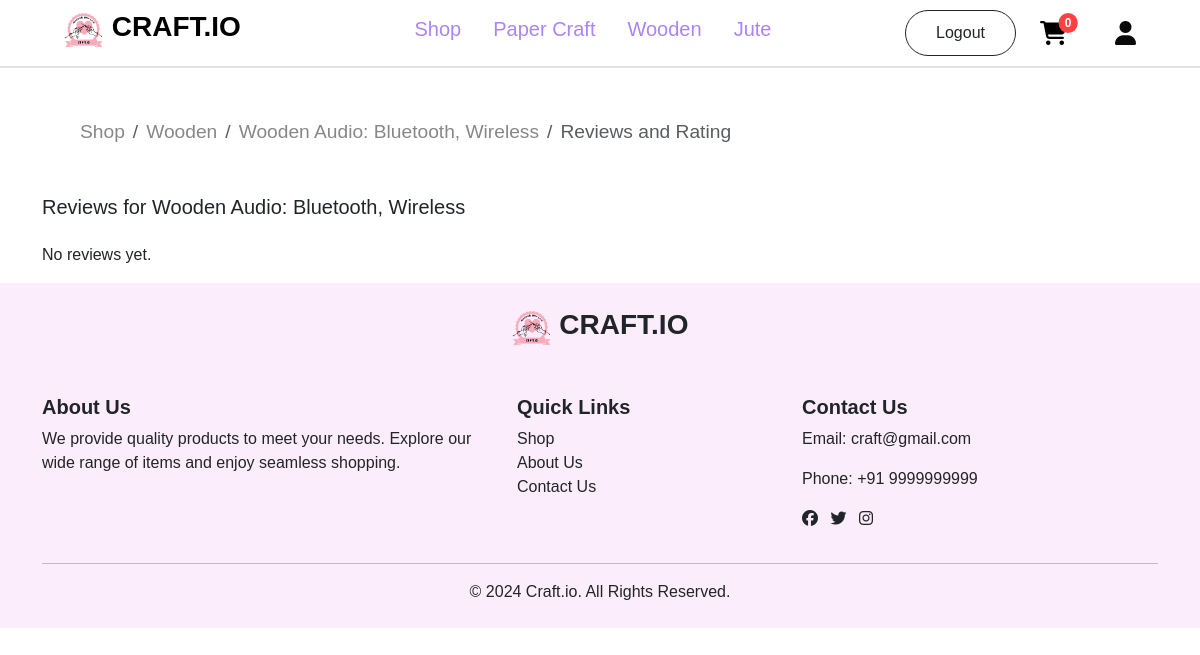
The app's page /customer/reviews/36/ (signed in), older data.
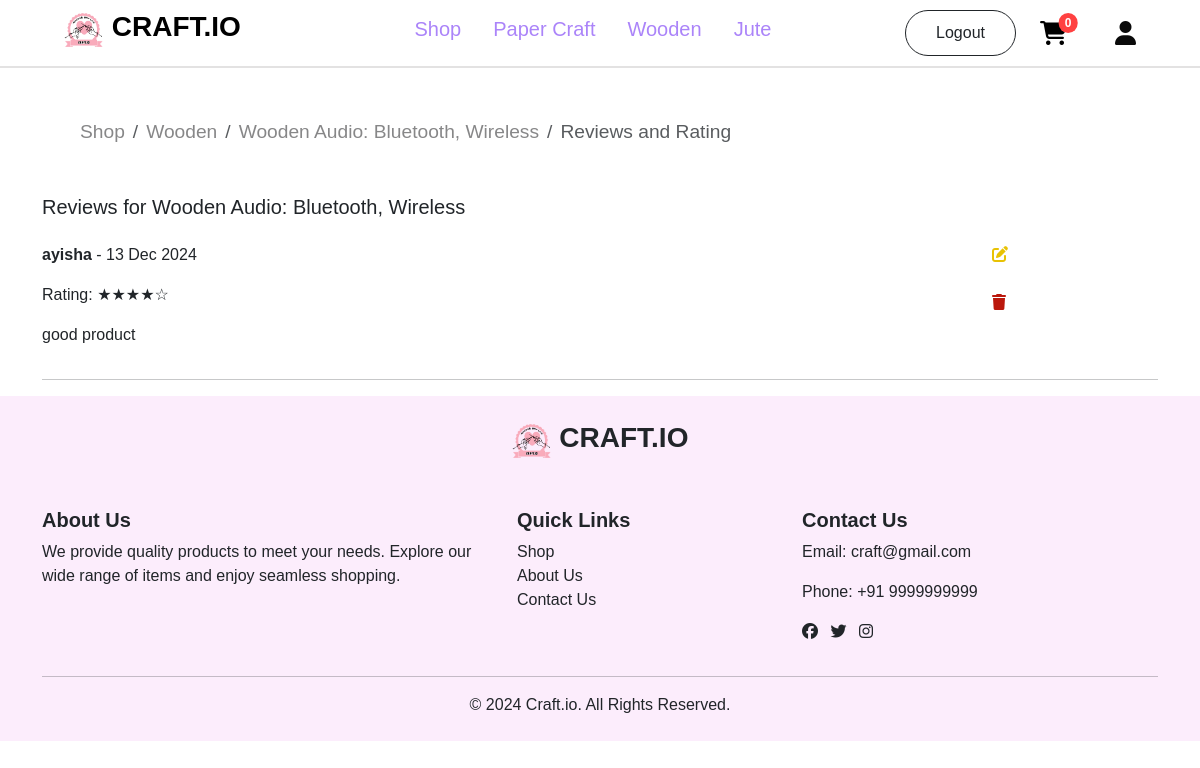
The same page, newer data.
### account/models.py (models this page shows, shortened)
class ProductReview(models.Model):
    product = models.ForeignKey(Productss, on_delete=models.CASCADE, related_name='reviews')
    user = models.ForeignKey(User, on_delete=models.CASCADE)
    rating = models.IntegerField(choices=[(i, str(i)) for i in range(1, 6)], default=5)
    comment = models.TextField(max_length=500, blank=True)
    created_at = models.DateTimeField(auto_now_add=True)

### customer/views.py (the view)
    def inner(request, *args, **kw):
        if request.user.is_authenticated:
            return fn(request, *args, **kw)
        else:
            messages.error(request, 'Please login First!!')
            return redirect('login')

### customer/context_processors.py (called while the page is built)
def item_count(request):
    if request.user.is_authenticated:
        cart_count=Cart.objects.filter(user=request.user).count()
        wishlist_count=Wishlist.objects.filter(user=request.user).count()
        order_count=Orders.objects.filter(user=request.user).count()
        return {'cart':cart_count,'wishlist':wishlist_count,'order':order_count}
    else:
        return {"cart":0,'wishlist':0,"order":0}

### customer/templatetags/custom_filters.py (called while the page is built)
@register.filter
def to(value, max_value):
    try:
        value = int(value)
    except (ValueError, TypeError):
        value = 0
    filled_stars = '★' * value
    empty_stars = '☆' * (max_value - value)
    return filled_stars + empty_stars

### customer/views.py (called while the page is built)
def signin_required(fn):
    def inner(request, *args, **kw):
        if request.user.is_authenticated:
            return fn(request, *args, **kw)
        else:
            messages.error(request, 'Please login First!!')
            return redirect('login')
    return inner

### customer/templates/view_reviews.html (shortened to what this page needs)
{% extends 'navbar.html' %}
{% block content %}
{% load custom_filters %}
<div style="margin: 50px 0px 20px 80px;">
    <nav aria-label="breadcrumb">
        <ol class="breadcrumb" style="font-size: larger;">
            <li class="breadcrumb-item"><a href="{% url 'shop' %}" style="text-decoration: none;color: rgb(135, 135, 136);">Shop</a></li>
            <li class="breadcrumb-item">
                <a href="{% url 'products' product.category %}" style="text-decoration: none;color: rgb(135, 135, 136);">{{ product.category }}</a>
            </li>
            <li class="breadcrumb-item">
                <a href="{% url 'pdetail' product.id %}" style="text-decoration: none;color: rgb(135, 135, 136);">{{ product.title }}</a>
            </li>
            <li class="breadcrumb-item active" aria-current="page">Reviews and Rating</li>
        </ol>
    </nav>
    </div>
<div class="container mt-5">
    <h5 class="mb-4">Reviews for {{ product.title }}</h5>
    <div>
        {% for review in reviews %}
            <div class="row mb-3 nt-5">
                <div class="col-md-10">
                    <p><b>{{ review.user.username }}</b> - {{ review.created_at|date:"d M Y" }}</p>
                    <p>Rating:
                        {% with review.rating as rating %}
                            {{ rating|to:5 }}
                        {% endwith %}
                    </p>
                    <p>{{ review.comment }}</p>
                </div>
                {% if review.user == request.user %}
                <div class="col-md-2">
                    <a href="{% url 'update_review' review.id %}" class="d-block mb-4">
                        <i class="fa-solid fa-pen-to-square" style="color: rgb(232, 194, 4);"></i>
                    </a>
                    <form method="POST" action="{% url 'delete_review' review.id %}">
                        <button type="submit" style="background: none; border: none; padding: 0;">
                            <i class="fa-solid fa-trash" style="color: #bb180c;"></i>
                        </button>
                    </form>
                </div>
                {% endif %}
            </div>
            <hr>
        {% empty %}
            <p>No reviews yet.</p>
        {% endfor %}
    </div>
</div>
{% endblock content %}

Row changes from the older to the newer data that the page shows:
added ProductReview: user.username "ayisha", created_at "13 Dec 2024", rating|to "★★★★☆", comment "good product"
Text that changed along with them:
text no longer shown: "No reviews yet."
